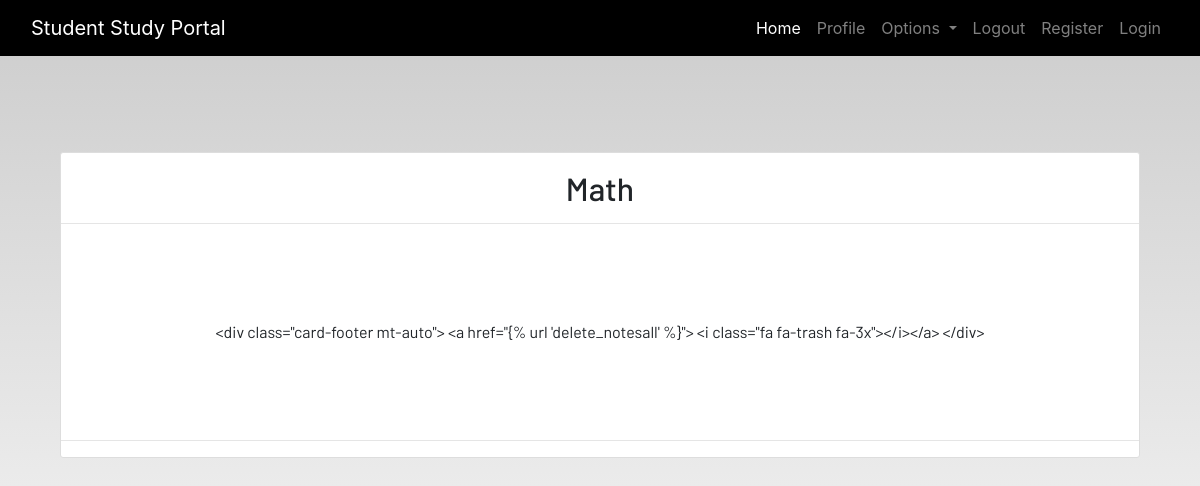
The app's page /notesdetail/22 with its own data.
### dashboard/models.py (models this page shows, shortened)
class Notes(models.Model):
    user=models.ForeignKey(User,on_delete=models.CASCADE)
    TITLE = models.CharField(max_length=200)
    DESCRIPTION = models.TextField()
    class Meta:
        verbose_name = 'notes'
        verbose_name_plural = 'notes'

### dashboard/views.py (the view)
# urls.py: path('notesdetail/<int:pk>', views.NotesDetailView.as_view(),name='notes_detail'),
class NotesDetailView(generic.DetailView):
    model=Notes

### dashboard/templates/dashboard/notes_detail.html
{% extends 'dashboard/base.html' %} {% load static %} {% block content %}
<section class="text-center container">
  <div class="container">
    <div class="content-section p-0 mt-5">
      <div class="m-3">
        <h2>{{notes.TITLE}}</h2>
      </div>
      <hr class="p-0 m-0" />
      <p class="description m-5 p-5">{{notes.DESCRIPTION}}</p>
      <hr />
    </div>
  </div>
</section>
{% endblock content %}

### dashboard/static/css/main.css (style rules this page uses)
html { scroll-behavior: smooth; height: 100%; width: 100%; }
html, body { max-width: 100%; overflow-x: hidden; height: 100%; width: 100%; }
body { background: linear-gradient(rgba(0, 0, 0, 0.2), rgba(255, 255, 255, 0.5)); overflow-x: hidden; background-repeat: no-repeat; }
.content-section { background: #ffffff; padding: 10px 20px; border: 1px solid #dddddd; border-radius: 3px; margin-bottom: 20px; }

### records on screen
Notes: TITLE "Math", DESCRIPTION "<div class=\"card-footer mt-auto\"> <a href=\"{% url 'delete_notesall' %}\"> <i class=\"fa fa-trash fa-3x\"></i></a> </div>"
